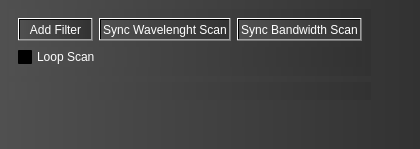
      <widget class="QWidget" name="tab_5">
       <attribute name="title">
        <string>Filters</string>
       </attribute>
       <layout class="QHBoxLayout" name="horizontalLayout_10">
        <property name="leftMargin">
         <number>0</number>
        </property>
        <property name="topMargin">
         <number>0</number>
        </property>
        <property name="rightMargin">
         <number>0</number>
        </property>
        <property name="bottomMargin">
         <number>0</number>
        </property>
        <item>
         <layout class="QVBoxLayout" name="verticalLayout_23">
          <item>
           <widget class="QWidget" name="tab5mainwidget" native="true">
            <property name="styleSheet">
             <string notr="true">background-color: qlineargradient(spread:pad, x1:0, y1:0, x2:1, y2:0, stop:0 rgba(80, 80, 80, 255), stop:1 rgba(50, 50, 50, 255));</string>
            </property>
            <layout class="QHBoxLayout" name="horizontalLayout_11">
             <item>
              <layout class="QVBoxLayout" name="verticalLayout_24">
               <item>
                <widget class="QWidget" name="layoutab5" native="true">
                 <property name="enabled">
                  <bool>true</bool>
                 </property>
                 <layout class="QVBoxLayout" name="filtersLayoutgh">
                  <item>
                   <layout class="QHBoxLayout" name="horizontalLayout_12">
                    <item>
                     <widget class="QPushButton" name="addfilter">
                      <property name="styleSheet">
                       <string notr="true">color: rgb(255, 255, 255);</string>
                      </property>
                      <property name="text">
                       <string>Add Filter</string>
                      </property>
                     </widget>
                    </item>
                    <item>
                     <widget class="QPushButton" name="syncWLscan">
                      <property name="styleSheet">
                       <string notr="true">color: rgb(255, 255, 255);</string>
                      </property>
                      <property name="text">
                       <string>Sync Wavelenght Scan</string>
                      </property>
                     </widget>
                    </item>
                    <item>
                     <widget class="QPushButton" name="syncBWscan">
                      <property name="styleSheet">
                       <string notr="true">color: rgb(255, 255, 255);</string>
                      </property>
                      <property name="text">
                       <string>Sync Bandwidth Scan</string>
                      </property>
                     </widget>
                    </item>
                   </layout>
                  </item>
                  <item>
                   <layout class="QHBoxLayout" name="horizontalLayout_13">
                    <item>
                     <widget class="QCheckBox" name="loopfilterscan">
                      <property name="styleSheet">
                       <string notr="true">color: rgb(255, 255, 255);</string>
                      </property>
                      <property name="text">
                       <string>Loop Scan</string>
                      </property>
                     </widget>
                    </item>
                   </layout>
                  </item>
                 </layout>
                </widget>
               </item>
               <item>
                <widget class="QWidget" name="filterlayoutwidget" native="true">
                 <layout class="QVBoxLayout" name="filtersLayout"/>
                </widget>
               </item>
               <item>
                <spacer name="verticalSpacer_5">
                 <property name="orientation">
                  <enum>Qt::Vertical</enum>
                 </property>
                 <property name="sizeHint" stdset="0">
                  <size>
                   <width>20</width>
                   <height>40</height>
                  </size>
                 </property>
                </spacer>
               </item>
              </layout>
             </item>
             <item>
              <spacer name="horizontalSpacer_3">
               <property name="orientation">
                <enum>Qt::Horizontal</enum>
               </property>
               <property name="sizeHint" stdset="0">
                <size>
                 <width>40</width>
                 <height>20</height>
                </size>
               </property>
              </spacer>
             </item>
            </layout>
           </widget>
          </item>
         </layout>
        </item>
       </layout>
      </widget>
